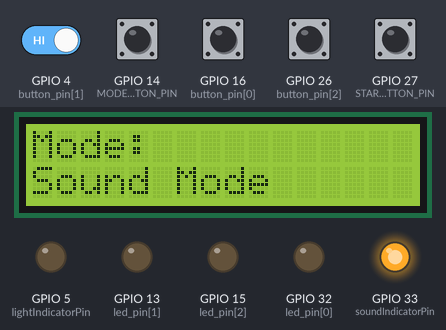
Recording of a sketch running on a simulated ESP32. Parts: 16×2 character LCD, output pins drawn as LEDs (lit = HIGH). The inputs (shaded band) are chosen by the test bench; at power-on: GPIO 4 (button_pin[1]), GPIO 14 (MODE_BUTTON_PIN), GPIO 16 (button_pin[0]), GPIO 26 (button_pin[2]), GPIO 27 (START_BUTTON_PIN) HIGH.

Above: at 2.9 s.
3.0 s: GPIO 27 (START_BUTTON_PIN) pulled LOW for 0.15 s
At 3.23 s:
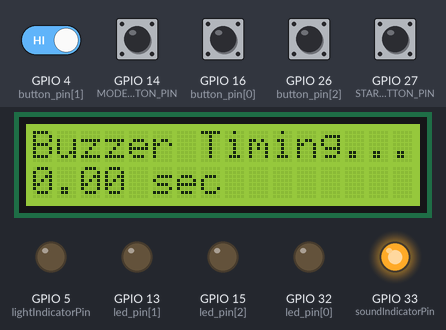
3.7 s: GPIO 14 (MODE_BUTTON_PIN) pulled LOW for 0.15 s
At 3.83 s:
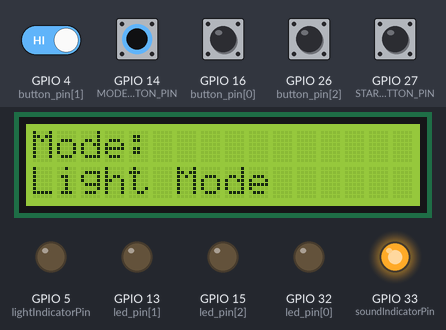
5.6 s: GPIO 27 (START_BUTTON_PIN) pulled LOW for 1 s
At 6.13 s:
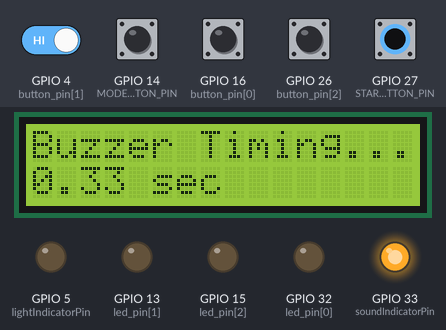
7.2 s: GPIO 14 (MODE_BUTTON_PIN) pulled LOW for 1 s
At 7.7 s:
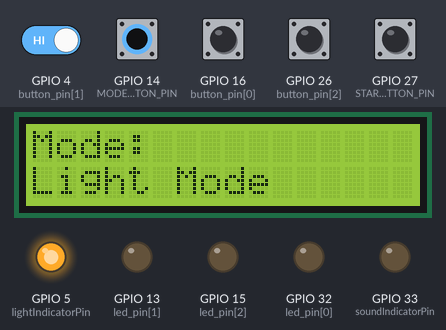
9.7 s: GPIO 4 (button_pin[1]) driven LOW and GPIO 14 (MODE_BUTTON_PIN) driven LOW
At 10.17 s:
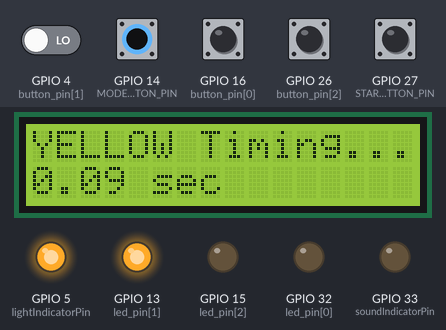
12.4 s: GPIO 16 (button_pin[0]) pulled LOW for 0.15 s
At 12.59 s:
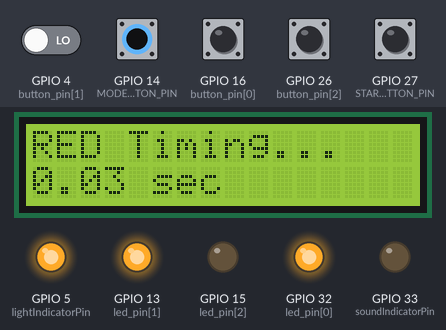
Timing chart, 0 to 14.1 s (numbered marks = the images above; inputs shaded):
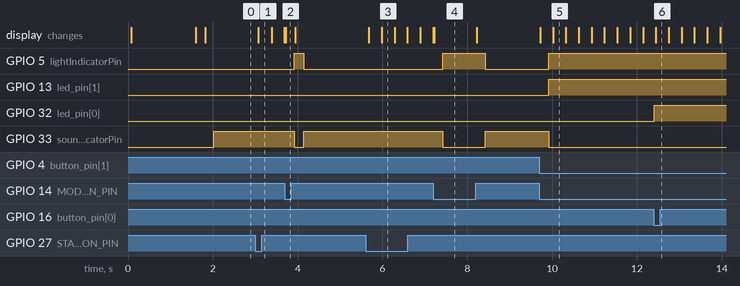

Measured:
- after the input at 3.0 s, the display: changes after 0.08 s (image 1)
- after the input at 3.7 s, GPIO 5 (lightIndicatorPin): LOW → HIGH after 0.22 s, → LOW 0.22 s later; GPIO 33 (soundIndicatorPin): HIGH → LOW after 0.22 s, → HIGH 0.22 s later; the display: changes at once (image 2)
- after the input at 5.6 s, the display: first changes after 0.08 s (image 3 shows a later state)
- after the input at 7.2 s, GPIO 5 (lightIndicatorPin): LOW → HIGH after 0.22 s, → LOW 1.0 s later; GPIO 33 (soundIndicatorPin): HIGH → LOW after 0.22 s, → HIGH 1.0 s later; the display: changes at once (image 4)
- after the input at 9.7 s, GPIO 5 (lightIndicatorPin), GPIO 13 (led_pin[1]): LOW → HIGH after 0.22 s; GPIO 33 (soundIndicatorPin): HIGH → LOW after 0.22 s; the display: first changes at once (image 5 shows a later state)
- after the input at 12.4 s, GPIO 32 (led_pin[0]): LOW → HIGH at once; the display: changes after 0.05 s (image 6)

The sketch:

Admin.ino
```cpp
#include <WiFi.h>
#include <esp_now.h>
#include <Wire.h>
#include <LiquidCrystal_I2C.h>

// LCD 16×2 I2C
LiquidCrystal_I2C lcd(0x27, 16, 2);

// โหมด
#define LIGHT_MODE 0
#define SOUND_MODE 1
int currentMode = LIGHT_MODE;

// ปุ่มและไฟบอกสถานะ
#define MODE_BUTTON_PIN    14
#define START_BUTTON_PIN   27
const int lightIndicatorPin = 5;
const int soundIndicatorPin = 33;

// ตัวแปรจับเวลา Buzzer
bool     bzTriggered = false;
unsigned long bzStart = 0;
unsigned long bzElapsed;

// จำนวนช่องและพิน LED/ปุ่ม
#define CHANNEL_COUNT 3
const char* ledName[CHANNEL_COUNT]    = { "RED", "YELLOW", "GREEN" };
const int   led_pin[CHANNEL_COUNT]    = { 32, 13, 15 };
const int   button_pin[CHANNEL_COUNT] = { 16,  4, 26 };
bool timing[CHANNEL_COUNT]            = { false, false, false };
unsigned long startTime[CHANNEL_COUNT]= { 0, 0, 0 };
bool lastButtonState[CHANNEL_COUNT]   = { HIGH, HIGH, HIGH };
int  lastChannel                      = -1;

// ESP-NOW
typedef struct { char command[16]; } struct_message;
struct_message incomingMessage, outgoingMessage;
volatile bool commandReceived = false;

uint8_t peerAddr[] = { 0x10, 0x06, 0x1C, 0x41, 0xDC, 0xFC };
esp_now_peer_info_t peerInfo;

// รับคำสั่งจาก Player
void OnDataRecv(const esp_now_recv_info_t* info, const uint8_t* data, int len) {
  memcpy(&incomingMessage, data, sizeof(incomingMessage));
  String cmd = String(incomingMessage.command);
  cmd.trim();

  // Light Mode: รับ STOP (สีใดๆ)
  if (currentMode == LIGHT_MODE &&
      (cmd == "RED" || cmd == "YELLOW" || cmd == "GREEN")) {
    commandReceived = true;
  }
  // Sound Mode: รับ BUZZER_OFF → หยุดจับเวลา
  else if (currentMode == SOUND_MODE && cmd == "BUZZER_OFF") {
    bzElapsed   = millis() - bzStart;
    bzTriggered = false;
    // แสดงผลสุดท้าย
    lcd.clear();
    lcd.setCursor(0, 0); lcd.print("Buzzer Stopped");
    lcd.setCursor(0, 1);
    lcd.print("Time:");
    lcd.print(bzElapsed / 1000.0, 2);
    lcd.print(" sec");
    delay(2000);
    // กลับไปแสดงโหมด
    lcd.clear();
    lcd.setCursor(0, 0); lcd.print("Mode:");
    lcd.setCursor(0, 1);
    lcd.print("Sound Mode");
  }
}

// ส่งคำสั่งผ่าน ESP-NOW
void sendCommand(const char* cmd) {
  strcpy(outgoingMessage.command, cmd);
  esp_now_send(peerAddr, (uint8_t*)&outgoingMessage, sizeof(outgoingMessage));
}

// แสดงผลโหมดบนจอ
void updateModeDisplay() {
  lcd.clear();
  lcd.setCursor(0, 0); lcd.print("Mode:");
  lcd.setCursor(0, 1);
  lcd.print(currentMode == LIGHT_MODE ? "Light Mode" : "Sound Mode");
  delay(200);
}

void setup() {
  Serial.begin(115200);

  // ตั้งค่า ESP-NOW
  WiFi.mode(WIFI_STA);
  if (esp_now_init() != ESP_OK) {
    Serial.println("ESP-NOW init failed");
    return;
  }
  esp_now_register_recv_cb(OnDataRecv);
  memcpy(peerInfo.peer_addr, peerAddr, 6);
  peerInfo.channel = 0; peerInfo.encrypt = false;
  esp_now_add_peer(&peerInfo);

  // ตั้งค่า LCD
  lcd.begin();
  lcd.backlight();

  // ตั้งค่าปุ่มและ LED
  pinMode(MODE_BUTTON_PIN,   INPUT_PULLUP);
  pinMode(START_BUTTON_PIN,  INPUT_PULLUP);
  pinMode(lightIndicatorPin, OUTPUT);
  pinMode(soundIndicatorPin, OUTPUT);
  for (int i = 0; i < CHANNEL_COUNT; i++) {
    pinMode(led_pin[i], OUTPUT);
    pinMode(button_pin[i], INPUT_PULLUP);
    digitalWrite(led_pin[i], LOW);
  }

  lcd.clear();
  lcd.setCursor(0, 0); lcd.print("Rocket Switch");
  delay(1500);
  updateModeDisplay();
}

void loop() {
  // 1) สลับโหมด
  int newMode = (digitalRead(MODE_BUTTON_PIN) == LOW) ? LIGHT_MODE : SOUND_MODE;
  if (newMode != currentMode) {
    currentMode = newMode;
    // รีเซ็ตสถานะเมื่อเปลี่ยนโหมด
    bzTriggered = false;
    commandReceived = false;
    lastChannel = -1;
    for (int i = 0; i < CHANNEL_COUNT; i++) {
      timing[i] = false;
      digitalWrite(led_pin[i], LOW);
      lastButtonState[i] = HIGH;
    }
    lcd.clear();
    updateModeDisplay();
  }

  // 2) อัปเดตไฟบอกสถานะโหมด
  digitalWrite(lightIndicatorPin, currentMode == LIGHT_MODE ? HIGH : LOW);
  digitalWrite(soundIndicatorPin, currentMode == SOUND_MODE ? HIGH : LOW);

  // 3) Sound Mode:
  if (currentMode == SOUND_MODE) {
    // 3.1) กดปุ่ม START → ส่ง BUZZER_ON + เริ่มจับเวลา
    if (!bzTriggered && digitalRead(START_BUTTON_PIN) == LOW) {
      delay(50);
      if (digitalRead(START_BUTTON_PIN) == LOW) {
        sendCommand("BUZZER_ON");
        bzTriggered = true;
        bzStart     = millis();
        lcd.clear();
        lcd.setCursor(0, 0); lcd.print("Buzzer Timing...");
        lcd.setCursor(0, 1); lcd.print("0.00 sec");
        delay(300);
      }
    }
    // 3.2) ขณะจับเวลา: อัปเดต LCD แบบเรียลไทม์
    if (bzTriggered) {
      lcd.setCursor(0, 1);
      float t = (millis() - bzStart) / 1000.0;
      lcd.print(t, 2);
      lcd.print(" sec");
    }
  }

  // 4) Light Mode: (เดิม)
  if (currentMode == LIGHT_MODE) {
    static const char* cmds[CHANNEL_COUNT] = { "LED_RED", "LED_YELLOW", "LED_GREEN" };
    // 4.1) รับ STOP จาก Player
    if (commandReceived && lastChannel >= 0 && timing[lastChannel]) {
      unsigned long elapsed = millis() - startTime[lastChannel];
      timing[lastChannel] = false;
      digitalWrite(led_pin[lastChannel], LOW);
      sendCommand("LED_OFF");
      lcd.clear();
      lcd.setCursor(0, 0);
      lcd.print(ledName[lastChannel]); lcd.print(" Time:");
      lcd.setCursor(0, 1);
      lcd.print(elapsed / 1000.0, 2); lcd.print(" sec");
      delay(2000);
      lcd.clear();
      lcd.setCursor(0, 0); lcd.print("Ready for");
      lcd.setCursor(0, 1); lcd.print("next round");
      lastChannel     = -1;
      commandReceived = false;
    }
    // 4.2) Local START
    for (int i = 0; i < CHANNEL_COUNT; i++) {
      bool btn = digitalRead(button_pin[i]);
      if (btn == LOW && lastButtonState[i] == HIGH && !timing[i]) {
        sendCommand(cmds[i]);
        timing[i]     = true;
        startTime[i]  = millis();
        lastChannel   = i;
        digitalWrite(led_pin[i], HIGH);
        lcd.clear();
        lcd.setCursor(0, 0);
        lcd.print(ledName[i]); lcd.print(" Timing...");
        lcd.setCursor(0, 1);
        lcd.print("0.00 sec");
      }
      lastButtonState[i] = btn;
    }
    // 4.3) Real-time update
    if (lastChannel >= 0 && timing[lastChannel]) {
      lcd.setCursor(0, 1);
      lcd.print((millis() - startTime[lastChannel]) / 1000.0, 2);
      lcd.print(" sec");
    }
  }
}
```
